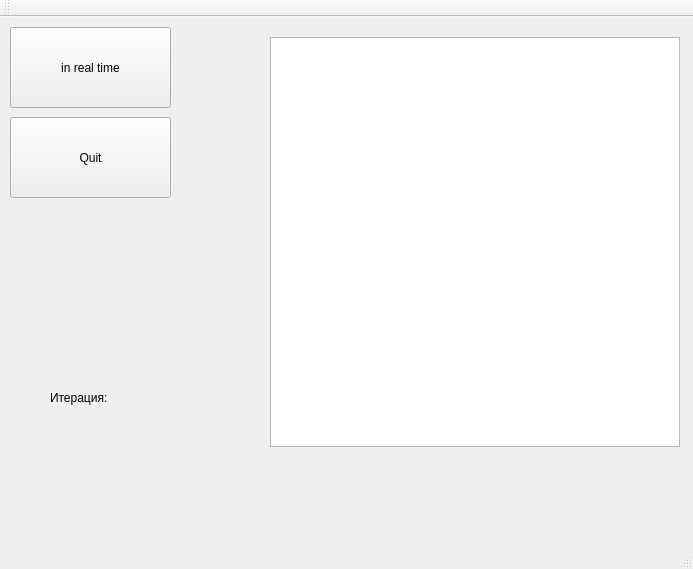
<?xml version="1.0" encoding="UTF-8"?>
<ui version="4.0">
 <class>MainWindow</class>
 <widget class="QMainWindow" name="MainWindow">
  <property name="geometry">
   <rect>
    <x>0</x>
    <y>0</y>
    <width>693</width>
    <height>569</height>
   </rect>
  </property>
  <property name="windowTitle">
   <string>MainWindow</string>
  </property>
  <widget class="QWidget" name="centralWidget">
   <widget class="QGraphicsView" name="graphicsView">
    <property name="geometry">
     <rect>
      <x>270</x>
      <y>20</y>
      <width>410</width>
      <height>410</height>
     </rect>
    </property>
   </widget>
   <widget class="QPushButton" name="pushButton">
    <property name="geometry">
     <rect>
      <x>10</x>
      <y>10</y>
      <width>161</width>
      <height>81</height>
     </rect>
    </property>
    <property name="text">
     <string>in real time</string>
    </property>
   </widget>
   <widget class="QPushButton" name="pushButton_2">
    <property name="geometry">
     <rect>
      <x>10</x>
      <y>100</y>
      <width>161</width>
      <height>81</height>
     </rect>
    </property>
    <property name="text">
     <string>Quit</string>
    </property>
   </widget>
   <widget class="QLabel" name="label">
    <property name="geometry">
     <rect>
      <x>50</x>
      <y>350</y>
      <width>131</width>
      <height>61</height>
     </rect>
    </property>
    <property name="text">
     <string>Итерация: </string>
    </property>
   </widget>
  </widget>
  <widget class="QMenuBar" name="menuBar">
   <property name="geometry">
    <rect>
     <x>0</x>
     <y>0</y>
     <width>693</width>
     <height>21</height>
    </rect>
   </property>
  </widget>
  <widget class="QToolBar" name="mainToolBar">
   <attribute name="toolBarArea">
    <enum>TopToolBarArea</enum>
   </attribute>
   <attribute name="toolBarBreak">
    <bool>false</bool>
   </attribute>
  </widget>
  <widget class="QStatusBar" name="statusBar"/>
 </widget>
 <layoutdefault spacing="6" margin="11"/>
 <resources/>
 <connections/>
</ui>
